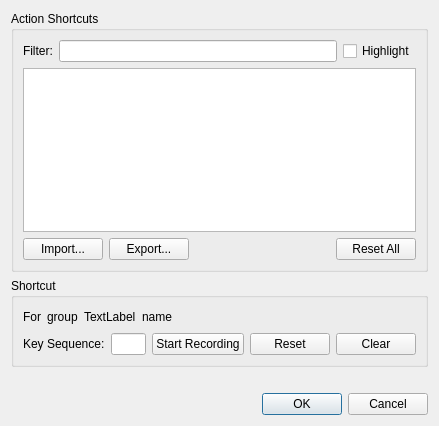
<?xml version="1.0" encoding="UTF-8"?>
<ui version="4.0">
 <class>LC_ActionsShortcutsDialog</class>
 <widget class="QDialog" name="LC_ActionsShortcutsDialog">
  <property name="geometry">
   <rect>
    <x>0</x>
    <y>0</y>
    <width>439</width>
    <height>426</height>
   </rect>
  </property>
  <property name="windowTitle">
   <string>Action Shortcuts Mappings</string>
  </property>
  <property name="windowIcon">
   <iconset resource="../../../../../res/icons/icons.qrc">
    <normaloff>:/icons/shortcuts_settings.svg</normaloff>:/icons/shortcuts_settings.svg</iconset>
  </property>
  <layout class="QGridLayout" name="gridLayout">
   <item row="2" column="0">
    <widget class="QGroupBox" name="gbShortcut">
     <property name="title">
      <string>Shortcut</string>
     </property>
     <layout class="QGridLayout" name="gridLayout_3">
      <item row="2" column="0">
       <widget class="QLabel" name="lblKeySequence">
        <property name="text">
         <string>Key Sequence:</string>
        </property>
       </widget>
      </item>
      <item row="2" column="3">
       <widget class="QPushButton" name="btnReset">
        <property name="toolTip">
         <string>Reset shortcut for current action to it's default value</string>
        </property>
        <property name="text">
         <string>Reset</string>
        </property>
       </widget>
      </item>
      <item row="2" column="2">
       <widget class="LC_ShortcutButton" name="btnRecord">
        <property name="toolTip">
         <string>Shortcut key sequence recording</string>
        </property>
        <property name="text">
         <string>Start Recording</string>
        </property>
       </widget>
      </item>
      <item row="2" column="1">
       <widget class="QLineEdit" name="leKeySequence">
        <property name="readOnly">
         <bool>true</bool>
        </property>
       </widget>
      </item>
      <item row="2" column="4">
       <widget class="QPushButton" name="pbClear">
        <property name="toolTip">
         <string>Removes shortcut for the action</string>
        </property>
        <property name="text">
         <string>Clear</string>
        </property>
       </widget>
      </item>
      <item row="0" column="0" colspan="5">
       <layout class="QHBoxLayout" name="horizontalLayout_3">
        <item>
         <widget class="QLabel" name="label_2">
          <property name="text">
           <string>For</string>
          </property>
         </widget>
        </item>
        <item>
         <widget class="QLabel" name="lblGroupName">
          <property name="text">
           <string>group</string>
          </property>
         </widget>
        </item>
        <item>
         <widget class="QLabel" name="lblActionIcon">
          <property name="text">
           <string>TextLabel</string>
          </property>
         </widget>
        </item>
        <item>
         <widget class="QLabel" name="lblActionName">
          <property name="text">
           <string>name</string>
          </property>
         </widget>
        </item>
        <item>
         <spacer name="horizontalSpacer_2">
          <property name="orientation">
           <enum>Qt::Horizontal</enum>
          </property>
          <property name="sizeHint" stdset="0">
           <size>
            <width>40</width>
            <height>20</height>
           </size>
          </property>
         </spacer>
        </item>
       </layout>
      </item>
     </layout>
    </widget>
   </item>
   <item row="4" column="0">
    <widget class="QDialogButtonBox" name="buttonBox">
     <property name="orientation">
      <enum>Qt::Horizontal</enum>
     </property>
     <property name="standardButtons">
      <set>QDialogButtonBox::Cancel|QDialogButtonBox::Ok</set>
     </property>
    </widget>
   </item>
   <item row="0" column="0">
    <widget class="QGroupBox" name="groupBox">
     <property name="title">
      <string>Action Shortcuts</string>
     </property>
     <layout class="QGridLayout" name="gridLayout_2">
      <item row="2" column="0">
       <widget class="LC_ShortcutsTreeView" name="tvMappingsTree">
        <property name="toolTip">
         <string>Click on action for details. Double click on action to edit. </string>
        </property>
       </widget>
      </item>
      <item row="3" column="0">
       <layout class="QHBoxLayout" name="horizontalLayout">
        <item>
         <widget class="QPushButton" name="pbImport">
          <property name="toolTip">
           <string>Loads shortcuts mapping from external file.</string>
          </property>
          <property name="text">
           <string>Import...</string>
          </property>
         </widget>
        </item>
        <item>
         <widget class="QPushButton" name="pbExport">
          <property name="focusPolicy">
           <enum>Qt::WheelFocus</enum>
          </property>
          <property name="toolTip">
           <string>Export shortcuts mappings to external file</string>
          </property>
          <property name="text">
           <string>Export...</string>
          </property>
         </widget>
        </item>
        <item>
         <spacer name="horizontalSpacer">
          <property name="orientation">
           <enum>Qt::Horizontal</enum>
          </property>
          <property name="sizeHint" stdset="0">
           <size>
            <width>40</width>
            <height>20</height>
           </size>
          </property>
         </spacer>
        </item>
        <item>
         <widget class="QPushButton" name="btnResetAll">
          <property name="sizePolicy">
           <sizepolicy hsizetype="Preferred" vsizetype="Preferred">
            <horstretch>0</horstretch>
            <verstretch>0</verstretch>
           </sizepolicy>
          </property>
          <property name="toolTip">
           <string>All changes made during editing sessions are discarded to initial values</string>
          </property>
          <property name="text">
           <string>Reset All</string>
          </property>
         </widget>
        </item>
       </layout>
      </item>
      <item row="0" column="0">
       <layout class="QHBoxLayout" name="horizontalLayout_2">
        <item>
         <widget class="QLabel" name="label">
          <property name="text">
           <string>Filter:</string>
          </property>
         </widget>
        </item>
        <item>
         <widget class="QLineEdit" name="leFilter">
          <property name="toolTip">
           <string>Filtering actions by name</string>
          </property>
         </widget>
        </item>
        <item>
         <widget class="QCheckBox" name="cbMatchHighlight">
          <property name="toolTip">
           <string>If checked, matched actions will be highlighted onlye, otherwide - non-matched actions are hidden</string>
          </property>
          <property name="text">
           <string>Highlight</string>
          </property>
         </widget>
        </item>
       </layout>
      </item>
     </layout>
    </widget>
   </item>
   <item row="3" column="0">
    <widget class="QLabel" name="lblMessage">
     <property name="text">
      <string/>
     </property>
    </widget>
   </item>
  </layout>
 </widget>
 <customwidgets>
  <customwidget>
   <class>LC_ShortcutButton</class>
   <extends>QPushButton</extends>
   <header>../ui/dialogs/settings/shortcuts/lc_shortcutbutton.h</header>
  </customwidget>
  <customwidget>
   <class>LC_ShortcutsTreeView</class>
   <extends>QTreeView</extends>
   <header>../ui/dialogs/settings/shortcuts/lc_shortcutstreeview.h</header>
  </customwidget>
 </customwidgets>
 <resources>
  <include location="../../../../../res/icons/icons.qrc"/>
  <include location="../../../../../res/icons/icons.qrc"/>
 </resources>
 <connections>
  <connection>
   <sender>buttonBox</sender>
   <signal>accepted()</signal>
   <receiver>LC_ActionsShortcutsDialog</receiver>
   <slot>accept()</slot>
   <hints>
    <hint type="sourcelabel">
     <x>248</x>
     <y>254</y>
    </hint>
    <hint type="destinationlabel">
     <x>157</x>
     <y>274</y>
    </hint>
   </hints>
  </connection>
  <connection>
   <sender>buttonBox</sender>
   <signal>rejected()</signal>
   <receiver>LC_ActionsShortcutsDialog</receiver>
   <slot>reject()</slot>
   <hints>
    <hint type="sourcelabel">
     <x>316</x>
     <y>260</y>
    </hint>
    <hint type="destinationlabel">
     <x>286</x>
     <y>274</y>
    </hint>
   </hints>
  </connection>
 </connections>
</ui>
